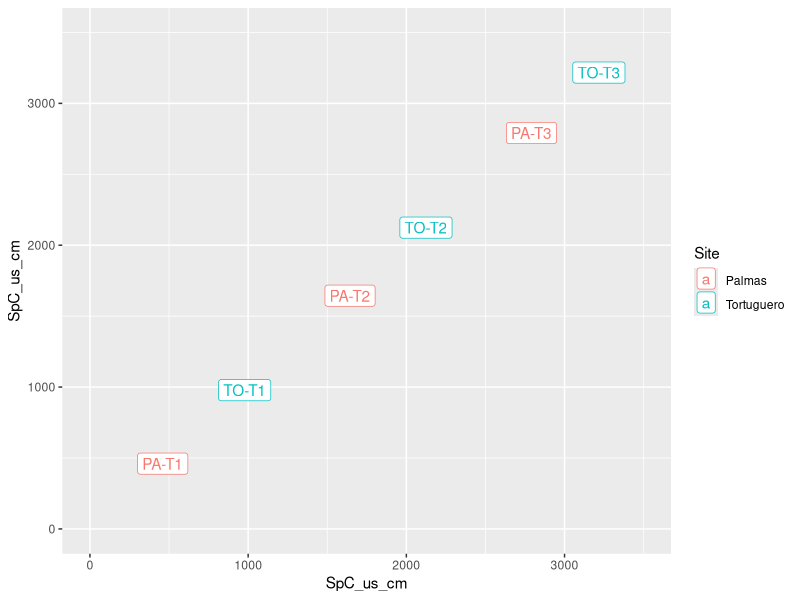
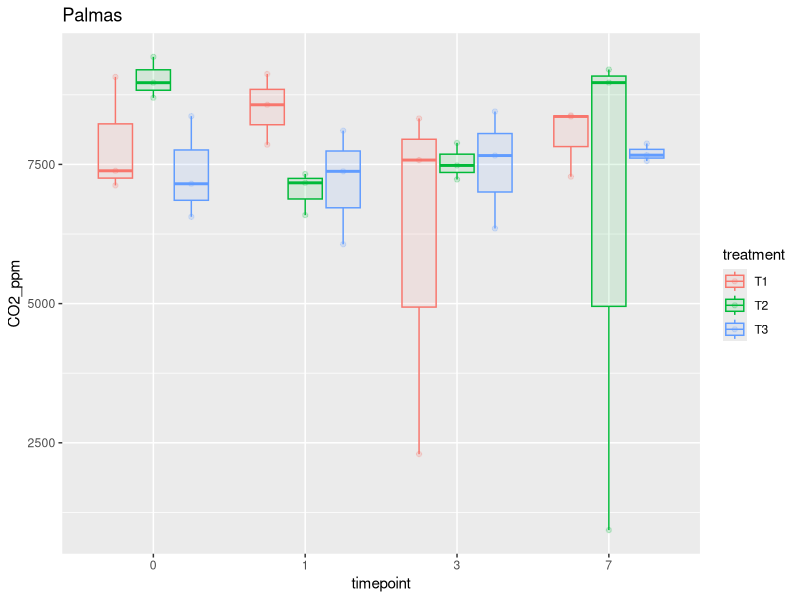
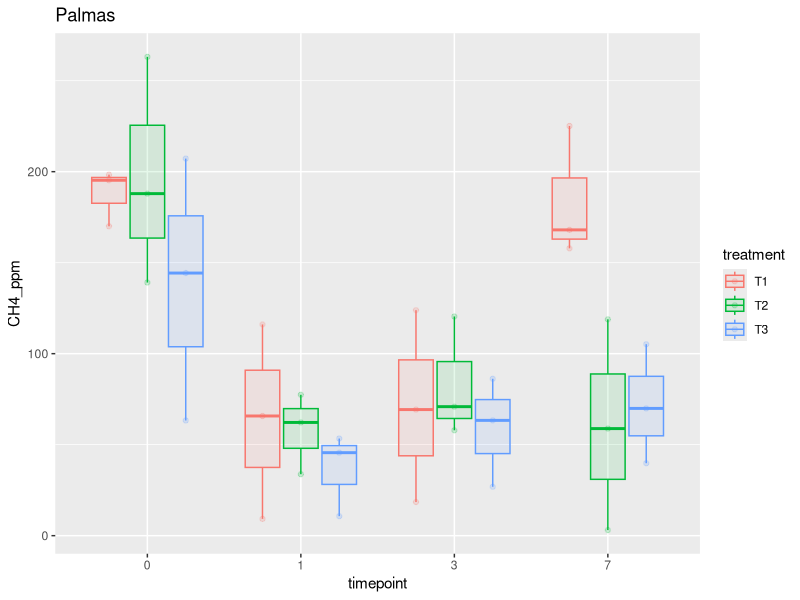
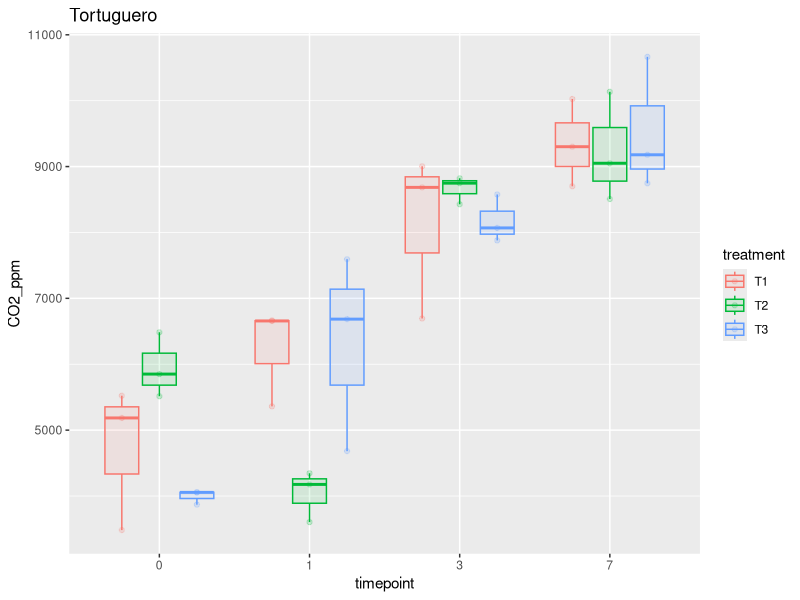
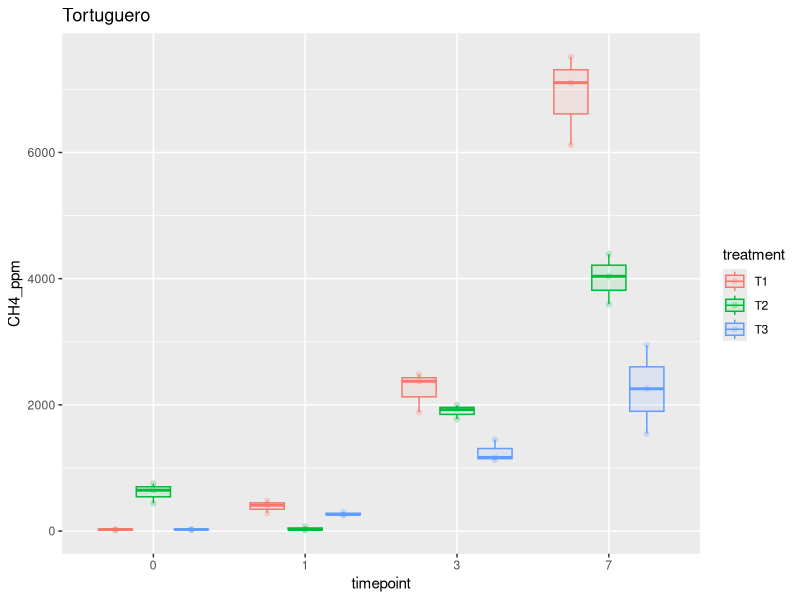
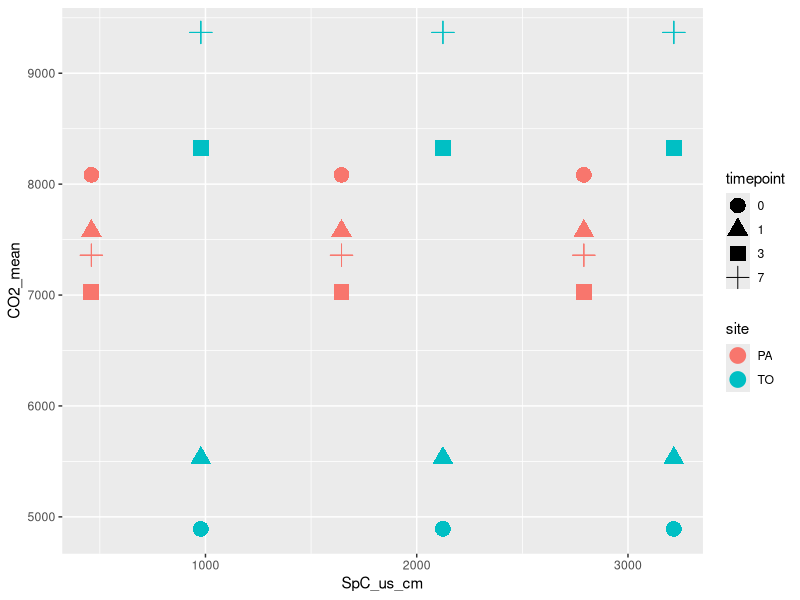
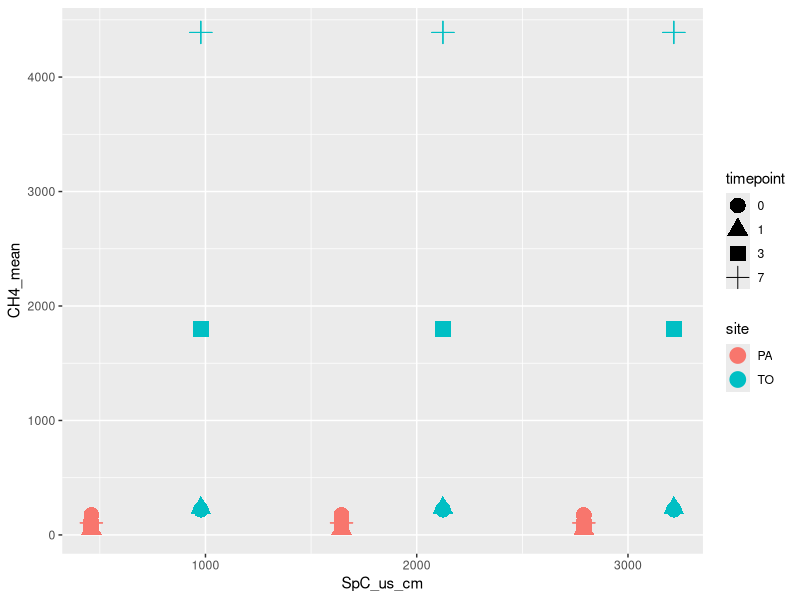
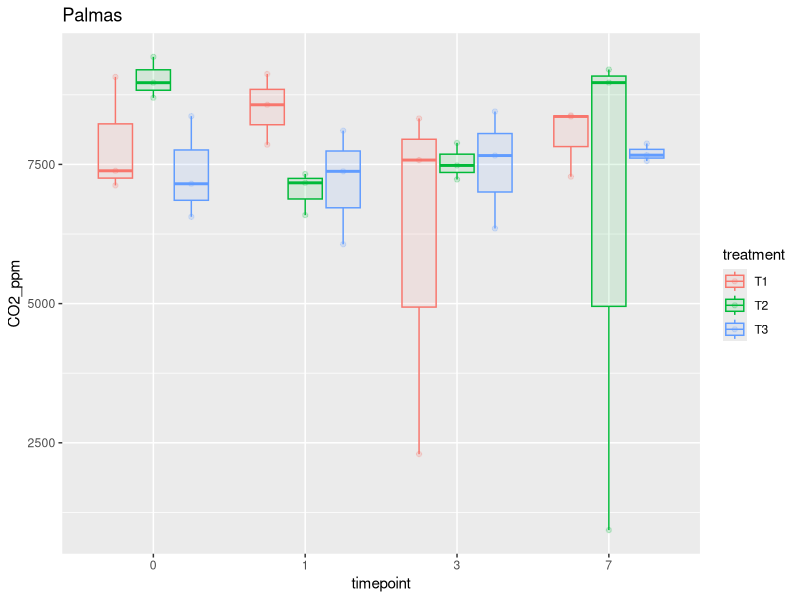

Write the R code that produced these figures, in order. (Note: this script raises an error after producing the figures.)
library(ggplot2)
library(dplyr)
library(readr)

setwd("C:/Users/Carla López Lloreda/Dropbox/Grad school/Research/Humedales Puerto Rico/Incubations")

# Read in conductivity and GHG data

cond <- read_csv("Conductivities.csv")
inc <- read.csv("Incubations_GHG.csv")
inc$timepoint <-as.factor(inc$timepoint)

# Merge datasets
inc <- left_join(inc, cond, by = c("sample_name" = "Sample"))

ggplot(cond, aes(x= SpC_us_cm, y = SpC_us_cm, color = Site, label = Sample)) +
  geom_point() +
  xlim(0, 3500) + ylim(0,3500) +
  geom_label()

# Keep just incubation data

PA <- filter(inc, site == "PA")
TO <- filter(inc, site == "TO")

ggplot(PA, aes(x=timepoint, y= CO2_ppm, fill = treatment, color = treatment, group = interaction(treatment, timepoint))) +
  geom_boxplot(alpha = 0.1)+
  geom_point(position = position_dodge(width = 0.75), alpha = 0.2) +
  ggtitle("Palmas")

ggsave("Palmas_CO2.jpg")


ggplot(PA, aes(x=timepoint, y= CH4_ppm, fill = treatment, color = treatment, group = interaction(treatment, timepoint))) +
  geom_boxplot(alpha = 0.1)+
  geom_point(position = position_dodge(width = 0.75), alpha = 0.2) +
  ggtitle("Palmas")

ggsave("Palmas_CH4.jpg")


ggplot(TO, aes(x=timepoint, y= CO2_ppm, fill = treatment, color = treatment, group = interaction(treatment, timepoint))) +
  geom_boxplot(alpha = 0.1)+
  geom_point(position = position_dodge(width = 0.75), alpha = 0.2) +
  ggtitle("Tortuguero")

ggsave("Tortuguero_CO2.jpg")

ggplot(TO, aes(x=timepoint, y= CH4_ppm, fill = treatment, color = treatment, group = interaction(treatment, timepoint))) +
  geom_boxplot(alpha = 0.1)+
  geom_point(position = position_dodge(width = 0.75), alpha = 0.2) +
  ggtitle("Tortuguero")

ggsave("Tortuguero_CH4.jpg")

# Averaging the 3 reps

inc_avg <- inc %>%
  group_by(site, timepoint) %>%
  mutate(
    CO2_mean = mean(CO2_ppm),
    CH4_mean = mean(CH4_ppm))

ggplot(inc_avg, aes(x= SpC_us_cm, y= CO2_mean, color = site, shape = timepoint)) +
  geom_point(size = 5)

ggplot(inc_avg, aes(x= SpC_us_cm, y= CH4_mean, color = site, shape = timepoint)) +
  geom_point(size = 5)

# Creating production column

inc_avg <- inc %>%
  group_by(site, timepoint) %>%
  mutate(
    CO2_production = 
  )

inc$CO2_production